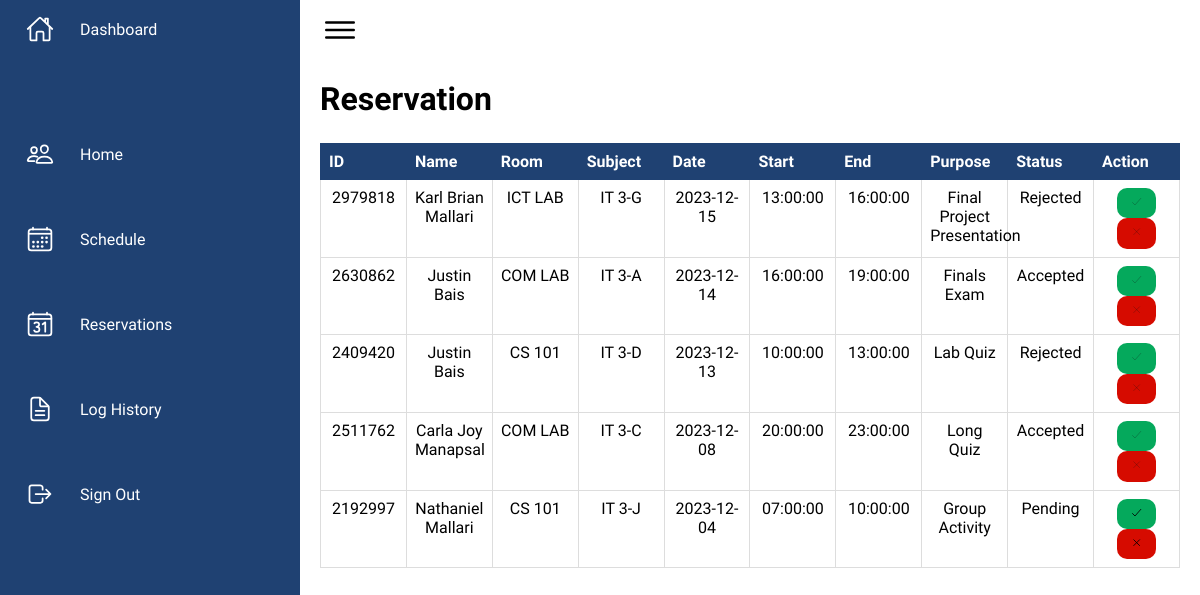
The app's page /dashboard/reservation.php (signed in), older data.
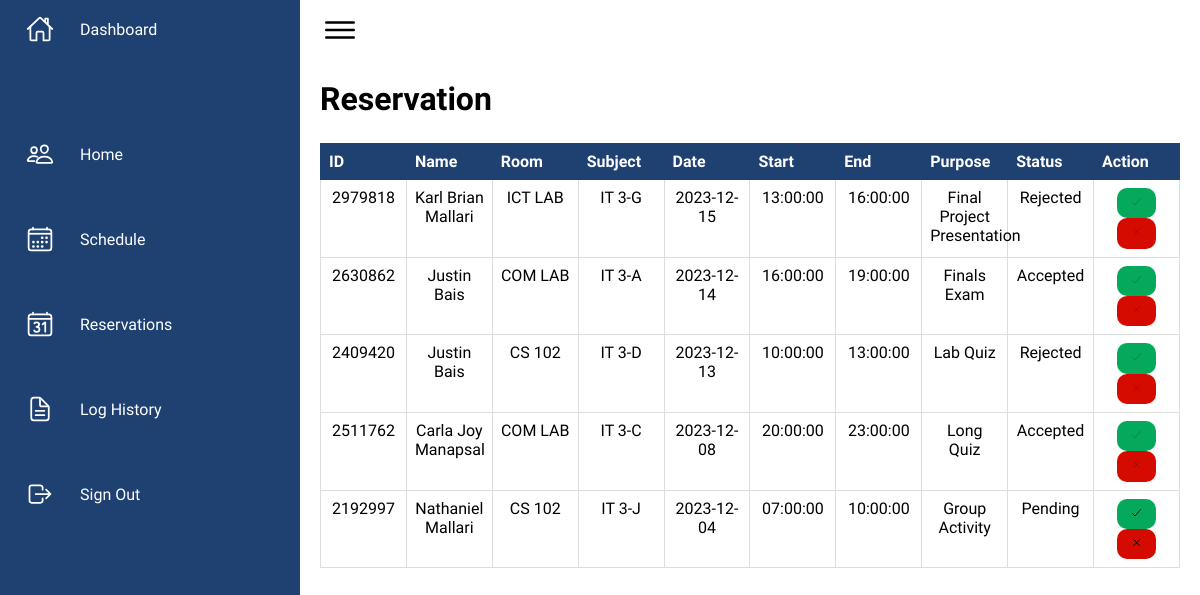
The same page, newer data.
### tables this page shows
CREATE TABLE `ccs_reservation` (
  `reservation_id` int(11) NOT NULL,
  `prof_name` varchar(50) DEFAULT NULL,
  `room` varchar(20) DEFAULT NULL,
  `subject` varchar(20) DEFAULT NULL,
  `section` varchar(20) DEFAULT NULL,
  `sched_date` date DEFAULT NULL,
  `time_start` time DEFAULT NULL,
  `time_end` time DEFAULT NULL,
  `purpose` varchar(255) DEFAULT NULL,
  `reserve_status` varchar(15) DEFAULT NULL
);

### dashboard/reservation.php (the view, shortened to what this page needs)
<?php
    require_once '../configuration/dbcon.php';
try{
    if(isset($_SESSION['ccs_id']) && $_SESSION['position'] == 'Admin'){
        $sql = "SELECT * FROM ccs_reservation ORDER BY sched_date DESC";
        $stmt = $pdo->prepare($sql);
        $stmt->execute();
        $result = $stmt->fetchAll(PDO::FETCH_ASSOC);
    }
}
catch(PDOException $e){
    $error_log = "Error: " . $e->getMessage();
    echo '<script>alert("' . $error_log . '"); window.location.href = "../index.php";</script>';
    exit();
}
?>
<!DOCTYPE html>
<html lang="en">
<head>
    <link rel="stylesheet" href="../styles/dashboardstruc.css">
</head>
<body>
    <?php if($_SESSION['position'] == 'Admin'){
        require '../navigation/admin-dashboard.php';
    }
    else{
        require '../navigation/user-dashboard.php';
    }
    ?>
    <div class="main">
        <div class="topbar">
            <div class="toggle">
                <ion-icon name="menu-outline"></ion-icon>
            </div>
        </div>
        <div class="reservation">
            <div class="title">
                <div class="title-left">
                    <h1>Reservation</h1>
                </div>
            </div>
            <table>
                <thead>
                    <th>ID</th>
                    <th>Name</th>
                    <th>Room</th>
                    <th>Subject</th>
                    <th>Date</th>
                    <th>Start</th>
                    <th>End</th>
                    <th>Purpose</th>
                    <th>Status</th>
                    <?php
                        if($_SESSION['position']=='Admin'){
                            echo '<th>Action</th>';
                        }
                    ?>
                </thead>
                <tbody>
                <?php
                if($_SESSION['position'] == 'Admin'){
                    foreach ($result as $res){
                        echo "<tbody>";
                        echo "<tr>";
                        echo '<form action="reservation.php" method="POST">';
                        echo "<td><input type='hidden' name='reservation_id' value='{$res['reservation_id']}'>{$res['reservation_id']}</td>";
                        echo "<td>{$res['prof_name']}</td>";
                        echo "<td>{$res['room']}</td>";
                        echo "<td>{$res['section']}</td>";
                        echo "<td>{$res['sched_date']}</td>";
                        echo "<td>{$res['time_start']}</td>";
                        echo "<td>{$res['time_end']}</td>";
                        echo "<td>{$res['purpose']}</td>";
                        if($res['reserve_status'] == 'Accepted' || $res['reserve_status'] == 'Rejected'){
                            echo "<td>{$res['reserve_status']}</td>";
                            echo '<td>';
                            echo '<button type="submit" class="accept" name="accept" disabled><ion-icon name="checkmark-outline"></ion-icon></button>';
                            echo '<button type="submit" class ="reject" name="reject" disabled><ion-icon name="close-outline"></ion-icon></button>';
                            echo '</td>';
                        }
                        else{
                            echo "<td>{$res['reserve_status']}</td>";
                            echo '<td>';
                            echo '<button type="submit" class="accept" name="accept"><ion-icon name="checkmark-outline"></ion-icon></button>';
                            echo '<button type="submit" class="reject" name="reject"><ion-icon name="close-outline"></ion-icon></button>';
                            echo '</td>';
                        }
                        echo "</form>";
                        echo "</tr>";
                        echo "</tbody>";
                    }
                }
                ?>
                </tbody>
            </table>
        </div>
    </div>
</body>
</html>

### navigation/admin-dashboard.php
<div class="container">
        <div class="navigation">
            <ul>
                <li>
                    <a href="dashboard.php">
                        <span class="icon">
                            <ion-icon name="home-outline"></ion-icon>
                        </span>
                        <span class="title">Dashboard</span>
                    </a>
                </li>
                <li>
                    <a href="dashboard.php">
                        <span class="icon">
                            <ion-icon name="people-outline"></ion-icon>
                        </span>
                        <span class="title">Home</span>
                    </a>
                </li>
                <li>
                    <a href="schedule.php">
                        <span class="icon">
                            <ion-icon name="calendar-outline"></ion-icon>
                        </span>
                        <span class="title">Schedule</span>
                    </a>
                </li>
                <li>
                    <a href="reservation.php">
                        <span class="icon">
                            <ion-icon name="calendar-number-outline"></ion-icon>
                        </span>
                        <span class="title">Reservations</span>
                    </a>
                </li>
                <li>
                    <a href="loghistory.php">
                        <span class="icon">
                            <ion-icon name="document-text-outline"></ion-icon>
                        </span>
                        <span class="title">Log History</span>
                    </a>
                </li>
                <li>
                    <a href="../logout-confirmation.php">
                        <span class="icon">
                            <ion-icon name="log-out-outline"></ion-icon>
                        </span>
                        <span class="title">Sign Out</span>
                    </a>
                </li>
            </ul>
        </div>
    </div>

### styles/dashboardstruc.css (style rules this page uses)
* { font-family: "Ubuntu", sans-serif; margin: 0; padding: 0; box-sizing: border-box; }
:root { --blue: #1F4172; --white: #fff; --gray: #f5f5f5; --black1: #222; --black2: #999; }
body { min-height: 100vh; }
.container { position: relative; width: 100%; }
.navigation { position: fixed; width: 300px; height: 100%; background: var(--blue); border-left: 10px solid var(--blue); transition: 0.5s; overflow: hidden; }
.navigation ul { position: absolute; top: 0; left: 0; width: 100%; }
.navigation ul li { position: relative; width: 100%; list-style: none; border-top-left-radius: 30px; border-bottom-left-radius: 30px; }
.navigation ul li:nth-child(1) { margin-bottom: 40px; pointer-events: none; }
.navigation ul li a { position: relative; display: block; width: 100%; display: flex; text-decoration: none; color: var(--white); }
.navigation ul li a .icon { position: relative; display: block; min-width: 60px; height: 60px; line-height: 75px; text-align: center; }
.navigation ul li a .icon ion-icon { font-size: 1.75rem; }
.navigation ul li a .title { position: relative; display: block; padding: 0 10px; height: 60px; line-height: 60px; text-align: start; white-space: nowrap; }
.main { position: absolute; width: calc(100% - 300px); left: 300px; min-height: 100vh; background: var(--white); transition: 0.5s; }
.topbar { width: 100%; height: 60px; display: flex; justify-content: space-between; align-items: center; padding: 0 10px; }
.toggle { position: relative; width: 60px; height: 60px; display: flex; justify-content: center; align-items: center; font-size: 2.5rem; cursor: pointer; }

### dashboard/reservation.php (style rules this page uses)
.reservation { padding: 20px; height: auto; }
.title { height: auto; width: 100%; margin-bottom: 25px; }
table { border-collapse: collapse; width: 100%; table-layout: fixed; }
thead { background-color: #1F4172; }
th, td { border: 1px solid #dddddd; text-align: left; padding: 8px; }
th { background-color: #1F4172; border: 1px solid #1F4172; color: white; }
.accept { padding: 7px 13px; background-color: #05a95c; border: none; border-radius: 10px; }
.reject { padding: 7px 13px; background-color: #D60B00; border: none; border-radius: 10px; }
.reservation td { vertical-align: top; text-align: center; }

Row changes from the older to the newer data that the page shows:
changed ccs_reservation "IT 3-D": room "CS 101" → "CS 102"
changed ccs_reservation "Nathaniel Mallari": room "CS 101" → "CS 102"
